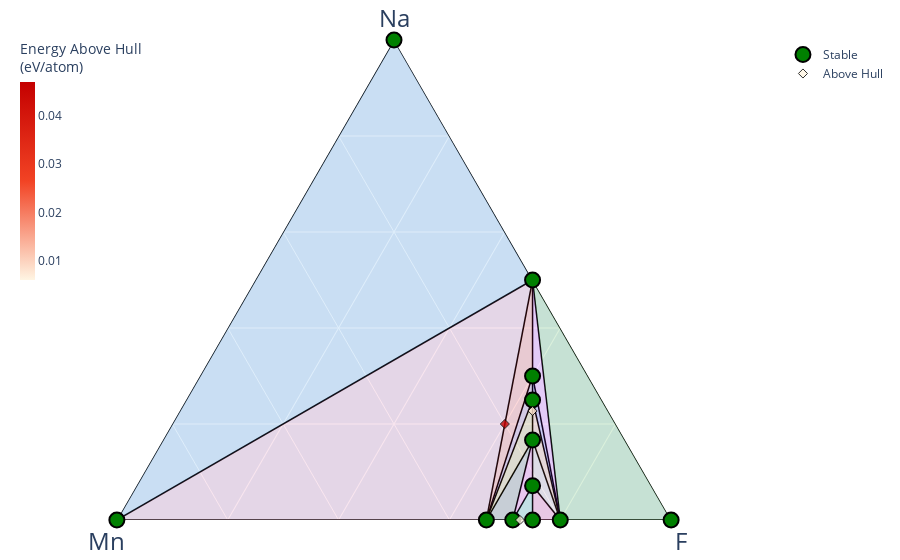

Notebook source saved alongside this figure:
### Code cell
from pymatgen.analysis.phase_diagram import Composition
entries =[PDEntry(k,v) for k,v in input_data.items()]

phase_diagram_1 = PhaseDiagram(entries)
plotter_1 = PDPlotter(phase_diagram_1, show_unstable=True, label_unstable=False, label_stable=True, markersize=20)
plotter_1.show() 
plotter_1.write_image(stream = 'Na-Mn-F_S.svg', image_format = 'svg')
print(phase_diagram_1.stable_entries)

### Figure 1 — Plotly figure (JSON) as saved in the notebook; plotly's stock layout.template omitted (floating-point values rounded to 4 significant figures)
{"data": [{"a": [0, 1, null, 1, 0, null, 1, 3, null, 0, 1, null, 0, 1, null, 0, 0, null, 0, 1, null, 0, 1, null, 1, 0, null, 2, 3, null, 0, 1, null, 0, 0, null, 0, 3, null, 0, 1, null, 0, 0, null, 0, 3, null, 0, 1, null, 1, 2, null, 0, 1, null, 1, 1, null, 0, 0, null, 0, 2, null, 0, 2, null, 0, 0, null, 1, 1, null], "b": [2, 1, null, 0, 1, null, 0, 1, null, 1, 0, null, 1, 0, null, 1, 2, null, 1, 3, null, 1, 0, null, 0, 0, null, 1, 1, null, 1, 1, null, 1, 1, null, 1, 1, null, 1, 1, null, 1, 1, null, 1, 1, null, 1, 3, null, 1, 1, null, 2, 3, null, 0, 0, null, 1, 2, null, 1, 1, null, 1, 1, null, 1, 0, null, 1, 3, null], "c": [5, 4, null, 1, 0, null, 1, 6, null, 2, 1, null, 4, 1, null, 3, 5, null, 4, 10, null, 0, 0, null, 1, 2, null, 5, 6, null, 2, 4, null, 3, 4, null, 2, 6, null, 4, 4, null, 2, 0, null, 4, 6, null, 3, 10, null, 4, 5, null, 5, 10, null, 1, 0, null, 2, 5, null, 2, 5, null, 4, 5, null, 4, 2, null, 4, 10, null], "hoverinfo": "none", "line": {"color": "black", "width": 1.5}, "mode": "lines", "showlegend": false, "type": "scatterternary"}, {"a": [0, 1, 1], "b": [1, 0, 0], "c": [0, 0, 1], "fill": "toself", "fillcolor": "#2E91E5", "hovertemplate": "<extra></extra>", "line": {"width": 0}, "mode": "lines", "name": "Mn—Na—NaF", "opacity": 0.15, "showlegend": false, "type": "scatterternary"}, {"a": [0, 0, 1], "b": [1, 1, 0], "c": [0, 2, 1], "fill": "toself", "fillcolor": "#E15F99", "hovertemplate": "<extra></extra>", "line": {"width": 0}, "mode": "lines", "name": "Mn—MnF<sub>2</sub>—NaF", "opacity": 0.15, "showlegend": false, "type": "scatterternary"}, {"a": [0, 0, 1], "b": [0, 1, 0], "c": [2, 4, 1], "fill": "toself", "fillcolor": "#1CA71C", "hovertemplate": "<extra></extra>", "line": {"width": 0}, "mode": "lines", "name": "F<sub>2</sub>—MnF<sub>4</sub>—NaF", "opacity": 0.15, "showlegend": false, "type": "scatterternary"}, {"a": [0, 3, 1], "b": [1, 1, 0], "c": [2, 6, 1], "fill": "toself", "fillcolor": "#FB0D0D", "hovertemplate": "<extra></extra>", "line": {"width": 0}, "mode": "lines", "name": "MnF<sub>2</sub>—Na<sub>3</sub>MnF<sub>6</sub>—NaF", "opacity": 0.15, "showlegend": false, "type": "scatterternary"}, {"a": [0, 3, 1], "b": [1, 1, 0], "c": [4, 6, 1], "fill": "toself", "fillcolor": "#DA16FF", "hovertemplate": "<extra></extra>", "line": {"width": 0}, "mode": "lines", "name": "MnF<sub>4</sub>—Na<sub>3</sub>MnF<sub>6</sub>—NaF", "opacity": 0.15, "showlegend": false, "type": "scatterternary"}, {"a": [0, 0, 1], "b": [2, 1, 1], "c": [5, 2, 4], "fill": "toself", "fillcolor": "#222A2A", "hovertemplate": "<extra></extra>", "line": {"width": 0}, "mode": "lines", "name": "Mn<sub>2</sub>F<sub>5</sub>—MnF<sub>2</sub>—NaMnF<sub>4</sub>", "opacity": 0.15, "showlegend": false, "type": "scatterternary"}, {"a": [0, 2, 1], "b": [1, 1, 1], "c": [2, 5, 4], "fill": "toself", "fillcolor": "#B68100", "hovertemplate": "<extra></extra>", "line": {"width": 0}, "mode": "lines", "name": "MnF<sub>2</sub>—Na<sub>2</sub>MnF<sub>5</sub>—NaMnF<sub>4</sub>", "opacity": 0.15, "showlegend": false, "type": "scatterternary"}, {"a": [0, 2, 3], "b": [1, 1, 1], "c": [2, 5, 6], "fill": "toself", "fillcolor": "#750D86", "hovertemplate": "<extra></extra>", "line": {"width": 0}, "mode": "lines", "name": "MnF<sub>2</sub>—Na<sub>2</sub>MnF<sub>5</sub>—Na<sub>3</sub>MnF<sub>6</sub>", "opacity": 0.15, "showlegend": false, "type": "scatterternary"}, {"a": [0, 2, 1], "b": [1, 1, 1], "c": [4, 5, 4], "fill": "toself", "fillcolor": "#EB663B", "hovertemplate": "<extra></extra>", "line": {"width": 0}, "mode": "lines", "name": "MnF<sub>4</sub>—Na<sub>2</sub>MnF<sub>5</sub>—NaMnF<sub>4</sub>", "opacity": 0.15, "showlegend": false, "type": "scatterternary"}, {"a": [0, 2, 3], "b": [1, 1, 1], "c": [4, 5, 6], "fill": "toself", "fillcolor": "#511CFB", "hovertemplate": "<extra></extra>", "line": {"width": 0}, "mode": "lines", "name": "MnF<sub>4</sub>—Na<sub>2</sub>MnF<sub>5</sub>—Na<sub>3</sub>MnF<sub>6</sub>", "opacity": 0.15, "showlegend": false, "type": "scatterternary"}, {"a": [0, 0, 1], "b": [2, 1, 3], "c": [5, 3, 10], "fill": "toself", "fillcolor": "#00A08B", "hovertemplate": "<extra></extra>", "line": {"width": 0}, "mode": "lines", "name": "Mn<sub>2</sub>F<sub>5</sub>—MnF<sub>3</sub>—NaMn<sub>3</sub>F<sub>10</sub>", "opacity": 0.15, "showlegend": false, "type": "scatterternary"}, {"a": [0, 1, 1], "b": [2, 3, 1], "c": [5, 10, 4], "fill": "toself", "fillcolor": "#FB00D1", "hovertemplate": "<extra></extra>", "line": {"width": 0}, "mode": "lines", "name": "Mn<sub>2</sub>F<sub>5</sub>—NaMn<sub>3</sub>F<sub>10</sub>—NaMnF<sub>4</sub>", "opacity": 0.15, "showlegend": false, "type": "scatterternary"}, {"a": [0, 0, 1], "b": [1, 1, 3], "c": [3, 4, 10], "fill": "toself", "fillcolor": "#FC0080", "hovertemplate": "<extra></extra>", "line": {"width": 0}, "mode": "lines", "name": "MnF<sub>3</sub>—MnF<sub>4</sub>—NaMn<sub>3</sub>F<sub>10</sub>", "opacity": 0.15, "showlegend": false, "type": "scatterternary"}, {"a": [0, 1, 1], "b": [1, 3, 1], "c": [4, 10, 4], "fill": "toself", "fillcolor": "#B2828D", "hovertemplate": "<extra></extra>", "line": {"width": 0}, "mode": "lines", "name": "MnF<sub>4</sub>—NaMn<sub>3</sub>F<sub>10</sub>—NaMnF<sub>4</sub>", "opacity": 0.15, "showlegend": false, "type": "scatterternary"}, {"a": [0, 1, 1, 0, 3, 0, 0, 0, 1, 1, 0, 2], "b": [2, 1, 0, 1, 1, 1, 1, 1, 3, 0, 0, 1], "c": [5, 4, 1, 0, 6, 2, 4, 3, 10, 0, 2, 5], "cliponaxis": false, "hoverinfo": "text", "hoverlabel": {"font": {"size": 14}}, "hovertext": ["Mn<sub>2</sub>F<sub>5</sub> (no ID) <br> -2.981 eV/atom (Stable)", "NaMnF<sub>4</sub> (no ID) <br> -3.04 eV/atom (Stable)", "NaF (no ID) <br> -2.994 eV/atom (Stable)", "Mn (no ID) <br> 0.0 eV/atom (Stable)", "Na<sub>3</sub>MnF<sub>6</sub> (no ID) <br> -3.035 eV/atom (Stable)", "MnF<sub>2</sub> (no ID) <br> -3.011 eV/atom (Stable)", "MnF<sub>4</sub> (no ID) <br> -2.679 eV/atom (Stable)", "MnF<sub>3</sub> (no ID) <br> -2.937 eV/atom (Stable)", "NaMn<sub>3</sub>F<sub>10</sub> (no ID) <br> -2.981 eV/atom (Stable)", "Na (no ID) <br> 0.0 eV/atom (Stable)", "F<sub>2</sub> (no ID) <br> 0.0 eV/atom (Stable)", "Na<sub>2</sub>MnF<sub>5</sub> (no ID) <br> -3.042 eV/atom (Stable)"], "marker": {"color": "green", "line": {"color": "black", "width": 2}, "size": 15, "symbol": "circle"}, "mode": "markers", "name": "Stable", "showlegend": true, "type": "scatterternary"}, {"a": [0, 1, 5], "b": [3, 1, 3], "c": [8, 3, 14], "cliponaxis": false, "hoverinfo": "text", "hoverlabel": {"font": {"size": 14}}, "hovertext": ["Mn<sub>3</sub>F<sub>8</sub> (no ID) <br> -2.959 eV/atom (+0.006 eV/atom)", "NaMnF<sub>3</sub> (no ID) <br> -2.957 eV/atom (+0.047 eV/atom)", "Na<sub>5</sub>Mn<sub>3</sub>F<sub>14</sub> (no ID) <br> -3.034 eV/atom (+0.008 eV/atom)"], "marker": {"color": [0.006, 0.047, 0.008], "colorbar": {"len": 0.5, "thickness": 0.02, "thicknessmode": "fraction", "title": {"text": "Energy Above Hull<br>(eV/atom)"}, "x": 0, "xpad": 0, "y": 1, "yanchor": "top", "ypad": 0}, "colorscale": [[0, "#fff5e3"], [0.5, "#f24324"], [1, "#c40000"]], "line": {"color": "black", "width": 1}, "opacity": 0.8, "size": 7, "symbol": "diamond"}, "mode": "markers", "name": "Above Hull", "showlegend": true, "type": "scatterternary"}], "layout": {"autosize": true, "coloraxis": {"colorbar": {"x": 1, "y": 0.05, "yanchor": "top"}}, "margin": {"b": 40, "l": 20, "r": 20, "t": 40}, "paper_bgcolor": "rgba(0, 0, 0, 0)", "plot_bgcolor": "rgba(0, 0, 0, 0)", "showlegend": true, "ternary": {"aaxis": {"layer": "below traces", "showgrid": true, "showticklabels": true, "tickfont": {"color": "rgba(0, 0, 0, 0)", "size": 7}, "title": {"font": {"size": 24}, "text": "Na"}}, "baxis": {"layer": "below traces", "min": 0, "showgrid": true, "showticklabels": true, "tickfont": {"color": "rgba(0, 0, 0, 0)", "size": 7}, "title": {"font": {"size": 24}, "text": "Mn"}}, "caxis": {"layer": "below traces", "min": 0, "showgrid": true, "showticklabels": true, "tickfont": {"color": "rgba(0, 0, 0, 0)", "size": 7}, "title": {"font": {"size": 24}, "text": "F"}}, "sum": 1}}}
